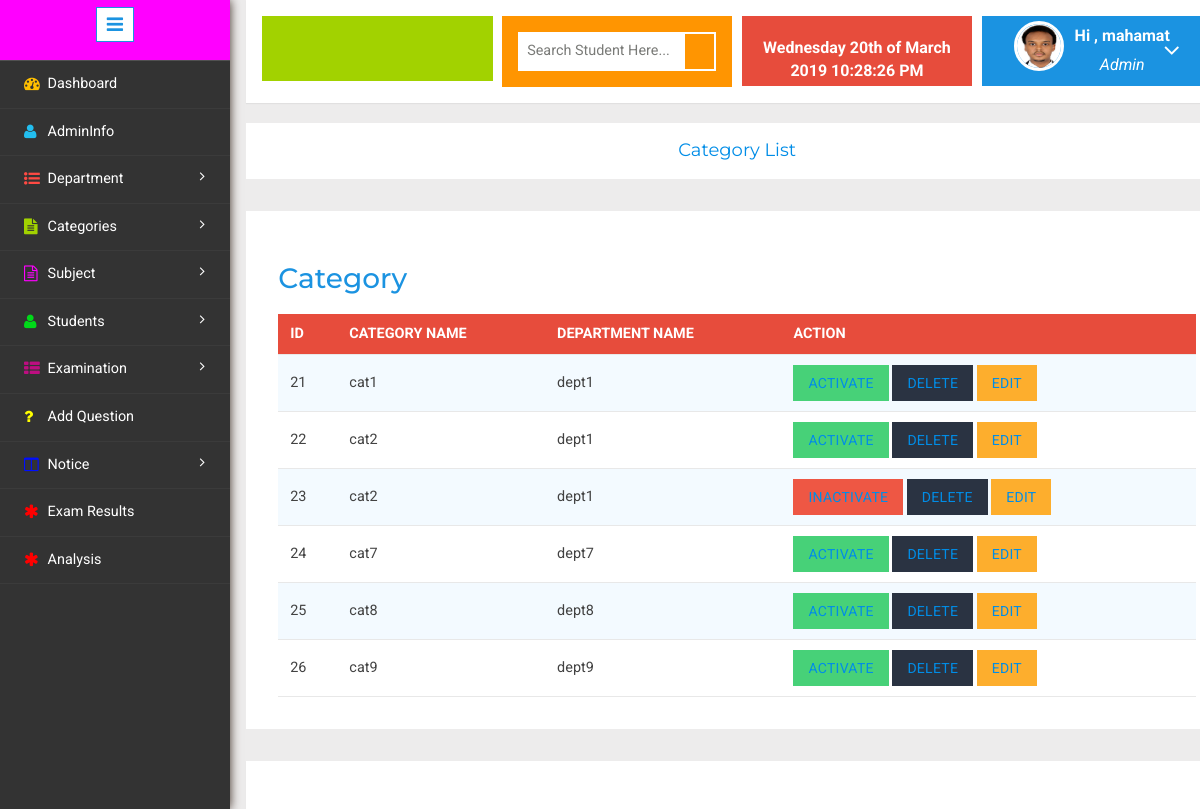
The page /admin/categorylist.php (signed in) on the database its author committed.
### tables this page shows
CREATE TABLE `usertbl` (
  `uid` int(11) NOT NULL,
  `fname` varchar(50) NOT NULL,
  `lname` varchar(50) NOT NULL,
  `gender` varchar(20) NOT NULL,
  `blood` varchar(20) NOT NULL,
  `email` varchar(50) NOT NULL,
  `phone` varchar(20) NOT NULL,
  `mobile` varchar(20) NOT NULL,
  `password` varchar(50) NOT NULL,
  `cpassword` varchar(50) NOT NULL,
  `dob` date NOT NULL,
  `address` varchar(50) NOT NULL,
  `deptname` varchar(50) NOT NULL,
  `catname` varchar(50) NOT NULL,
  `file` varchar(50) NOT NULL,
  `status` tinyint(1) NOT NULL
);

CREATE TABLE `categorytbl` (
  `cid` int(11) NOT NULL,
  `catname` varchar(50) NOT NULL,
  `deptname` varchar(50) NOT NULL,
  `cstatus` tinyint(1) NOT NULL
);

### admin/checkuser.php (called while the page is built, shortened)
<?php
$user_check= $_SESSION["userid"];
$ses_sql=mysql_query("select * from usertbl where uid = '$user_check'");
$row = mysql_fetch_assoc($ses_sql);
$my_fname =$row['fname'];
$my_file=$row['file'];
?>

### admin/categorylist.php (the view, shortened to what this page needs)
<!DOCTYPE HTML>
<html>
<head>
</head>
<body>
<div class="page-container">
<div class="left-content">
<div class="mother-grid-inner">
<?php
if($_SESSION["userid"]==true)
{
include("header.php"); ?>
	<ol class="breadcrumb">
                <center><li class="breadcrumb-item"><h4><a href="">Category List</a></h4></li></center>
            </ol>
<?php
$sql="select cid,catname,deptname,cstatus from categorytbl ";
$result = mysql_query($sql);
?>
<div class="agile-grids">
<div class="agile-tables">
<div class="w3l-table-info">
<h2>Category</h2>
<table width="100%" id="table">
<thead>
<tr>
               <th align="left">Id</th>
			   <th align="left">Category Name</th>
			   <th align="left">Department Name</th>
			   <th align="left">Action</th>
</tr>
</thead>
<tbody>
<?php while($rows=mysql_fetch_array($result))
{
	?>
    <tr>
    <td><?php echo $rows['cid'];?></td>
	<td><?php echo $rows['catname'];?></td>
    <td><?php echo $rows['deptname'];?></td>
	<td>
    <?php
	$status=$rows['cstatus'];
if(($status)=='0')
{
?>
<button class="btn bg-danger">
<a href="caction.php?status=<?php echo $rows['cid'];?>"
  onclick="return confirm('Activate <?php echo $rows['catname'];?>');"> Inactivate </a></button>
<?php
}
if(($status)=='1')
{
?>
<button class="btn bg-success text-white ">
<a href="caction.php?status=<?php echo $rows['cid'];?>"
 onclick="return confirm('In-activate <?php echo $rows['catname'];?>');"> Activate</a></button><?php
}
?>
	<button class="btn btn-dark text-white "><a href="deletecat.php?id=<?php echo $rows['cid']; ?>"
    onclick="return confirm('Are you sure you wish to delete this Record?');">Delete </a> </button>
	<button class="btn bg-alert dark text-white "><a href="editcategory.php?id=<?php echo $rows['cid']; ?>"> Edit </a></button>
	</td>
    </tr>
<?php }?>
</tbody>
</table>
</div>
</div>
</div>
<?php include("footer.php"); ?>
	<?php include("sidebar.php"); ?>
	<?php }
else
	header('location:login.php');
?>
</body>
</html>

### admin/header.php (shortened to what this page needs)
<!DOCTYPE HTML>
<html>
<head>
<link href="css/bootstrap.min.css" rel='stylesheet' type='text/css' />
<link href="css/style.css" rel='stylesheet' type='text/css' />
<link rel="stylesheet" href="css/morris.css" type="text/css"/>
<link href="css/font-awesome.css" rel="stylesheet">
<link rel="stylesheet" href="css/jquery-ui.css">
<link rel="stylesheet" href="css/icon-font.min.css" type='text/css' />
<link rel="stylesheet" href="css/table-style.css" type='text/css' />
</head>
<body>
<?php include("checkuser.php"); ?>
				<div class="header-main">
					<div class="logo-w3-agile">
								 <br>
							</div>
					<div class="w3layouts-left">
								<div class="w3-search-box">
									<form action="search.php" method="GET">
										<input type="text" placeholder="Search Student Here..." name="name" required="">
										<input type="submit" value="">
									</form>
								</div>
						 </div>
						 <div class="w3layouts-right">
							<div class="profile_details_left">
								<b><font color="white"><?php  date_default_timezone_set( "Asia/Kolkata");
								echo date("l jS \of F Y h:i:s A"); ?></font></b><br>
							</div>
						</div>
						<div class="profile_details w3l">
								<ul>
									<li class="dropdown profile_details_drop">
										<a href="#" class="dropdown-toggle" data-toggle="dropdown" aria-expanded="false">
											<div class="profile_img">
												<span class="prfil-img"><?php echo($my_file!=NULL)?'<img src="uploaded/'.$my_file.'" >' :'' ;?> </span>
												<div class="user-name">
													<p><?php echo "Hi ,  $my_fname";?></p>
													<span>Admin</span>
												</div>
												<i class="fa fa-angle-down"></i>
												<div class="clearfix"></div>
											</div>
										</a>
									</li>
								</ul>
							</div>
				</div>
			</body>
</body>
</html>

### admin/css/table-style.css (style rules this page uses)
table { background: white; border-collapse: collapse; margin: 1.25em 0 0; width: 100%; }
table tr, table th, table td { border: none; border-bottom: 1px solid #e8e8e8; font-size: .95em; }
table th, table td { padding: 10px 12px; text-align: left; }
table th { background: #e74c3c; color: #fff; text-transform: uppercase; }
table tr td { background: #f3faff; color: #424242; }
table tr:nth-of-type(2n+2) td { background: #ffffff; }
table { width: 100%; }

### admin/header.php (style rules this page uses)
.w3layouts-right { width: 10px; height: 70px; }

### rows shown on the page
usertbl: file (picture), fname "mahamat"
categorytbl: cid "21", catname "cat1", deptname "dept1"
categorytbl: cid "22", catname "cat2", deptname "dept1"
categorytbl: cid "23", catname "cat2", deptname "dept1"
categorytbl: cid "24", catname "cat7", deptname "dept7"
categorytbl: cid "25", catname "cat8", deptname "dept8"
categorytbl: cid "26", catname "cat9", deptname "dept9"
